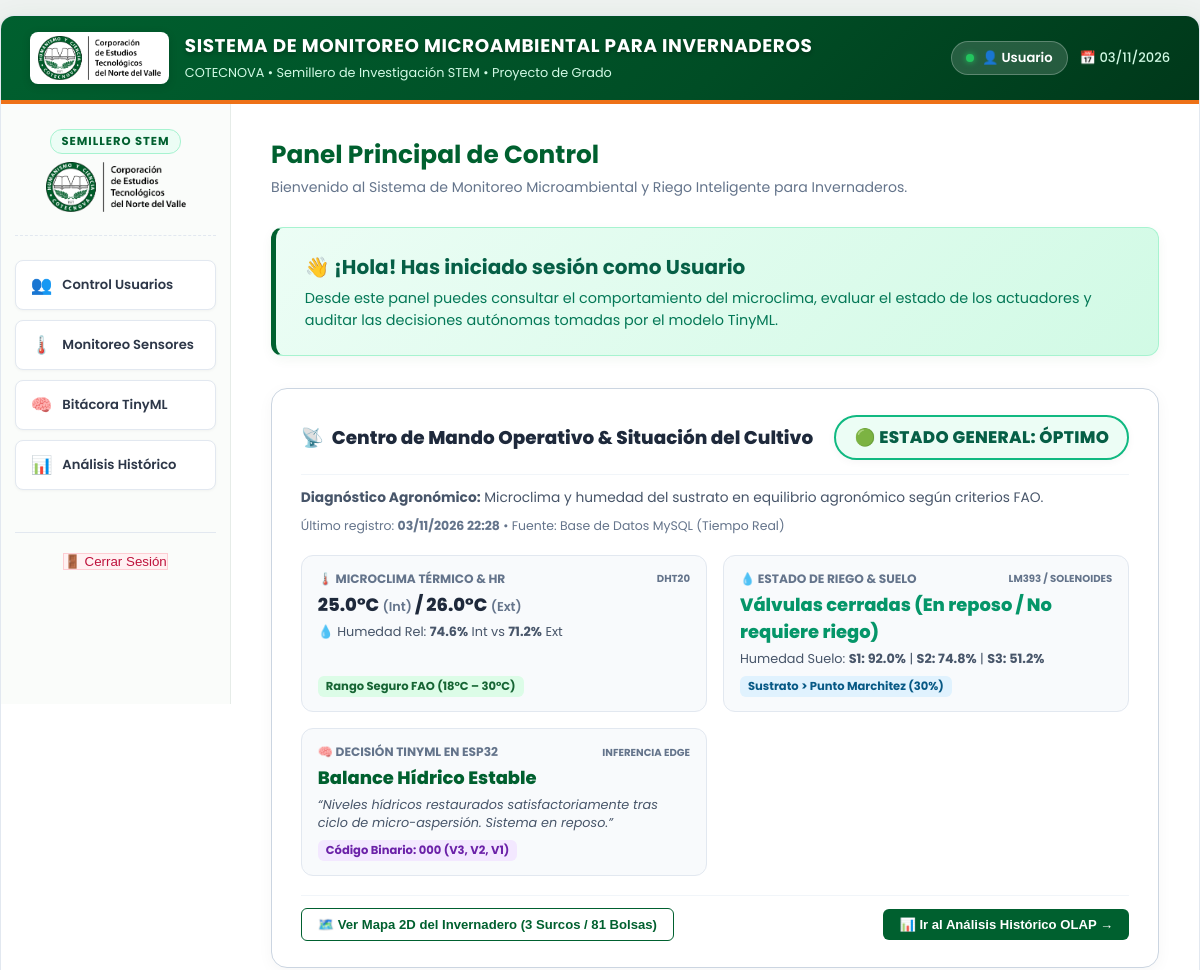
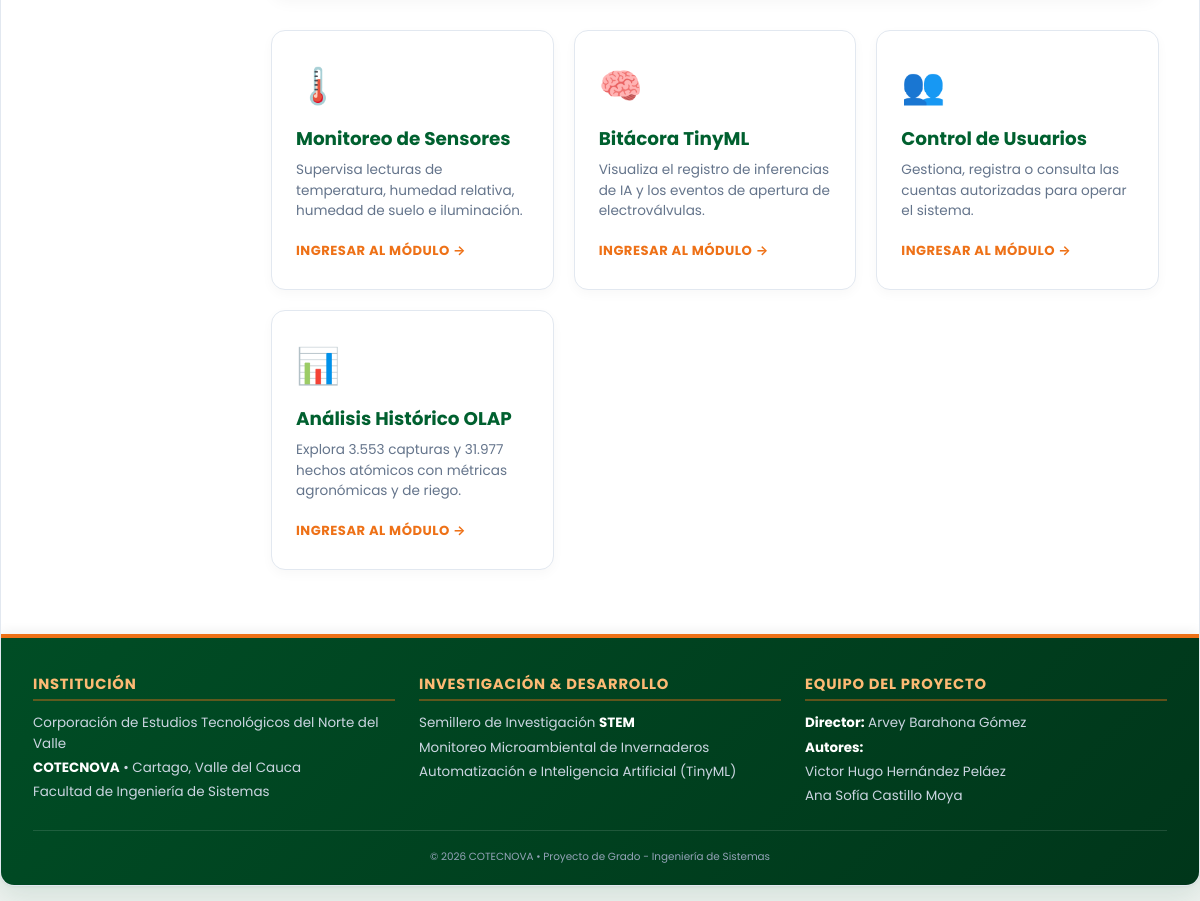
/stem/I_Bienvenida.php, run on the app's committed database (2 pictures, top to bottom).
### tables this page shows
CREATE TABLE `sensores` (
  `sensores_id_pk` int NOT NULL AUTO_INCREMENT,
  `fecha_sensores` timestamp NULL DEFAULT CURRENT_TIMESTAMP,
  `luxIntLdr_sensores` float DEFAULT NULL,
  `luxExtLdr_sensores` float DEFAULT NULL,
  `temIntDHT20_sensores` float DEFAULT NULL COMMENT 'Sensor Temperatura DHT20 Interior (°C)',
  `humIntDHT20_sensores` float DEFAULT NULL COMMENT 'Sensor Humedad DHT20 Interior (%)',
  `temExtDHT20_sensores` float DEFAULT NULL COMMENT 'Sensor Temperatura DHT20 Exterior (°C)',
  `humExtDHT20_sensores` float DEFAULT NULL COMMENT 'Sensor Humedad DHT20 Exterior (%)',
  `humSue100` varchar(100) DEFAULT NULL COMMENT 'Humedad Suelo Surco 100%',
  `humSue75` varchar(100) DEFAULT NULL COMMENT 'Humedad Suelo Surco 75%',
  `humSue50` varchar(100) DEFAULT NULL COMMENT 'Humedad Suelo Surco 50%',
  PRIMARY KEY (`sensores_id_pk`)
);

### stem/LOGICA/L_Analisis_Historico.php (called while the page is built, shortened)
<?php
function Funcion_Obtener_Ultimo_Estado_Invernadero() {
    $estado = [
        'origen'              => 'Predeterminado / Fase 1',
        'fecha'               => date('Y-m-d H:i:s'),
        'tem_int'             => 25.0,
        'hum_int'             => 74.6,
        'tem_ext'             => 26.0,
        'hum_ext'             => 71.2,
        'lux_int'             => 490.0,
        'lux_ext'             => 1050.3,
        'sue100'              => 92.0,
        'sue75'               => 74.8,
        'sue50'               => 51.2,
        'valvula_codigo'      => 0,
        'valvula_binario'     => '000',
        'valvulas_activas'    => [1 => false, 2 => false, 3 => false],
        'valvulas_texto'      => 'Todas las electroválvulas cerradas (En reposo)',
        'registro_ia'         => 'Niveles hídricos restaurados satisfactoriamente tras ciclo de micro-aspersión. Sistema en reposo.',
        'semaforo_color'      => 'verde',
        'semaforo_badge'      => '🟢 ESTADO GENERAL: ÓPTIMO',
        'semaforo_sub'        => 'Microclima y humedad de suelo en equilibrio según parámetros FAO.',
        'alerta_tipo'         => 'success'
    ];
    $conexion = @mysqli_connect("127.0.0.1", "victorhugohp", "@1982vhHP2026@", "base_datos_proyecto");
    if ($conexion) {
        $res_s = @mysqli_query($conexion, "SELECT * FROM sensores ORDER BY sensores_id_pk DESC LIMIT 1");
        if ($res_s && mysqli_num_rows($res_s) > 0) {
            $fila_s = mysqli_fetch_assoc($res_s);
            $estado['origen']  = 'Base de Datos MySQL (Tiempo Real)';
            $estado['fecha']   = $fila_s['fecha_sensores'];
            $estado['tem_int'] = floatval($fila_s['temIntDHT20_sensores']);
            $estado['hum_int'] = floatval($fila_s['humIntDHT20_sensores']);
            $estado['tem_ext'] = floatval($fila_s['temExtDHT20_sensores']);
            $estado['hum_ext'] = floatval($fila_s['humExtDHT20_sensores']);
            $estado['lux_int'] = floatval($fila_s['luxIntLdr_sensores']);
            $estado['lux_ext'] = floatval($fila_s['luxExtLdr_sensores']);
            $estado['sue100']  = floatval($fila_s['humSue100']);
            $estado['sue75']   = floatval($fila_s['humSue75']);
            $estado['sue50']   = floatval($fila_s['humSue50']);
        }
        $res_ia = @mysqli_query($conexion, "SELECT * FROM ia ORDER BY ia_id_pk DESC LIMIT 1");
        if ($res_ia && mysqli_num_rows($res_ia) > 0) {
            $fila_ia = mysqli_fetch_assoc($res_ia);
            $estado['valvula_codigo'] = intval($fila_ia['valvula_ia']);
            $estado['registro_ia']    = $fila_ia['registro_ia'];
        }
    }
    $v_cod = $estado['valvula_codigo'];
    $bin_str = str_pad(decbin($v_cod), 3, '0', STR_PAD_LEFT);
    $estado['valvula_binario'] = $bin_str;
    $v3_activa = (substr($bin_str, 0, 1) === '1');
    $v2_activa = (substr($bin_str, 1, 1) === '1');
    $v1_activa = (substr($bin_str, 2, 1) === '1');
    $estado['valvulas_activas'] = [1 => $v1_activa, 2 => $v2_activa, 3 => $v3_activa];
    if ($v_cod == 0) {
        $estado['valvulas_texto'] = 'Válvulas cerradas (En reposo / No requiere riego)';
    } elseif ($v_cod == 7) {
        $estado['valvulas_texto'] = 'Riego total activo en los 3 surcos (V1, V2 y V3)';
    } else {
        $activas = [];
        if ($v1_activa) $activas[] = 'Surco 1 (100%)';
        if ($v2_activa) $activas[] = 'Surco 2 (75%)';
        if ($v3_activa) $activas[] = 'Surco 3 (50%)';
        $estado['valvulas_texto'] = 'Riego activo en ' . implode(' y ', $activas);
    }
    $tem = $estado['tem_int'];
    $hum = $estado['hum_int'];
    $s100 = $estado['sue100'];
    $s75  = $estado['sue75'];
    $s50  = $estado['sue50'];
    if ($tem >= 35.0 || $s50 < 30.0 || $s75 < 30.0 || $v_cod == 7) {
        $estado['semaforo_color'] = 'rojo';
        $estado['semaforo_badge'] = '🔴 ALERTA: Estrés Hídrico / Térmico Severo';
        $estado['semaforo_sub']   = ($tem >= 35.0)
            ? 'Temperatura interior crítica (>35°C). Activación de microaspersión o ventilación.'
            : 'Humedad de suelo cerca o debajo del Punto de Marchitez Permanente (PMP: 30%).';
        $estado['alerta_tipo']    = 'danger';
    } else {
        $estado['semaforo_color'] = 'verde';
        $estado['semaforo_badge'] = '🟢 ESTADO GENERAL: ÓPTIMO';
        $estado['semaforo_sub']   = 'Microclima y humedad del sustrato en equilibrio agronómico según criterios FAO.';
        $estado['alerta_tipo']    = 'success';
    }
    return $estado;
}
?>

### stem/I_Bienvenida.php (shortened to what this page needs)
<?php
if (isset($_POST['rol']) && isset($_POST['permiso'])) {
    $rol = $_POST['rol'];
    $permiso = $_POST['permiso'];
} else {
    $rol = null;
}
?>
<?php
require_once('LOGICA/L_Analisis_Historico.php');
$estado_invernadero = Funcion_Obtener_Ultimo_Estado_Invernadero();
?>
<?php
require('ASSETS/PLANTILLAS/Plantilla-Head-Heater-Aside-Admin.php');
?>
<section>
    <div class="Section-css">
        <div class="page-title-wrap">
            <h1>Panel Principal de Control</h1>
            <p class="page-subtitle">Bienvenido al Sistema de Monitoreo Microambiental y Riego Inteligente para Invernaderos.</p>
        </div>
        <div class="welcome-banner">
            <div class="welcome-text">
                <h2>👋 ¡Hola! Has iniciado sesión como <strong><?php echo $rol_nombre; ?></strong></h2>
                <p>Desde este panel puedes consultar el comportamiento del microclima, evaluar el estado de los actuadores y auditar las decisiones autónomas tomadas por el modelo TinyML.</p>
            </div>
        </div>
        <div class="centro-mando-card">
            <div class="mando-top-bar">
                <div class="mando-title">
                    <span>📡</span> Centro de Mando Operativo &amp; Situación del Cultivo
                </div>
                <div class="mando-badge-semaforo semaforo-badge-<?php echo $estado_invernadero['semaforo_color']; ?>">
                    <?php echo $estado_invernadero['semaforo_badge']; ?>
                </div>
            </div>
            <div class="mando-subtext">
                <div>
                    <strong>Diagnóstico Agronómico:</strong> <?php echo $estado_invernadero['semaforo_sub']; ?>
                </div>
                <div style="font-size: 0.78rem; color: #64748B;">
                    Último registro: <strong><?php echo date('d/m/Y H:i', strtotime($estado_invernadero['fecha'])); ?></strong> • Fuente: <?php echo $estado_invernadero['origen']; ?>
                </div>
            </div>
            <div class="mando-kpi-grid">
                <div class="mando-mini-card">
                    <div>
                        <div class="mando-mini-label">
                            <span>🌡️ Microclima Térmico &amp; HR</span>
                            <small>DHT20</small>
                        </div>
                        <div class="mando-mini-val">
                            <?php echo number_format($estado_invernadero['tem_int'], 1); ?>°C <span style="font-size: 0.8rem; color: #64748B; font-weight: 600;">(Int)</span> / <?php echo number_format($estado_invernadero['tem_ext'], 1); ?>°C <span style="font-size: 0.8rem; color: #64748B; font-weight: 600;">(Ext)</span>
                        </div>
                        <div class="mando-mini-sub">
                            💧 Humedad Rel: <strong><?php echo number_format($estado_invernadero['hum_int'], 1); ?>%</strong> Int vs <strong><?php echo number_format($estado_invernadero['hum_ext'], 1); ?>%</strong> Ext
                        </div>
                    </div>
                    <span class="mando-chip chip-green">Rango Seguro FAO (18°C – 30°C)</span>
                </div>
                <div class="mando-mini-card">
                    <div>
                        <div class="mando-mini-label">
                            <span>💧 Estado de Riego &amp; Suelo</span>
                            <small>LM393 / Solenoides</small>
                        </div>
                        <div class="mando-mini-val" style="color: <?php echo $estado_invernadero['valvula_codigo'] > 0 ? '#DC2626' : '#059669'; ?>;">
                            <?php echo $estado_invernadero['valvulas_texto']; ?>
                        </div>
                        <div class="mando-mini-sub">
                            Humedad Suelo: <strong>S1: <?php echo number_format($estado_invernadero['sue100'], 1); ?>%</strong> | <strong>S2: <?php echo number_format($estado_invernadero['sue75'], 1); ?>%</strong> | <strong>S3: <?php echo number_format($estado_invernadero['sue50'], 1); ?>%</strong>
                        </div>
                    </div>
                    <span class="mando-chip chip-blue">Sustrato > Punto Marchitez (30%)</span>
                </div>
                <div class="mando-mini-card">
                    <div>
                        <div class="mando-mini-label">
                            <span>🧠 Decisión TinyML en ESP32</span>
                            <small>Inferencia Edge</small>
                        </div>
                        <div class="mando-mini-val" style="color: #00602F;">
                            <?php echo $estado_invernadero['valvula_codigo'] == 0 ? 'Balance Hídrico Estable' : 'Compensación de Riego Activa'; ?>
                        </div>
                        <div class="mando-mini-sub" style="font-style: italic;">
                            “<?php echo htmlspecialchars($estado_invernadero['registro_ia']); ?>”
                        </div>
                    </div>
                    <span class="mando-chip chip-purple">Código Binario: <?php echo $estado_invernadero['valvula_binario']; ?> (V3, V2, V1)</span>
                </div>
            </div>
            <div class="mando-actions-bar">
                <button type="button" onclick="toggleMapaInicio()" class="btn-mando btn-mando-outline" id="btnToggleMapa">
                    🗺️ Ver Mapa 2D del Invernadero (3 Surcos / 81 Bolsas)
                </button>
                <div style="display: flex; gap: 8px;">
                    <button type="button" onclick="document.getElementById('quickAnalisis').submit();" class="btn-mando btn-mando-primary">
                        📊 Ir al Análisis Histórico OLAP &rarr;
                    </button>
                </div>
            </div>
        </div>
        <div class="quick-access-grid">
            <div class="quick-card" onclick="document.getElementById('quickSensores').submit();">
                <div class="quick-icon">🌡️</div>
                <h3>Monitoreo de Sensores</h3>
                <p>Supervisa lecturas de temperatura, humedad relativa, humedad de suelo e iluminación.</p>
                <span class="quick-link">Ingresar al módulo &rarr;</span>
            </div>
            <div class="quick-card" onclick="document.getElementById('quickIA').submit();">
                <div class="quick-icon">🧠</div>
                <h3>Bitácora TinyML</h3>
                <p>Visualiza el registro de inferencias de IA y los eventos de apertura de electroválvulas.</p>
                <span class="quick-link">Ingresar al módulo &rarr;</span>
            </div>
            <?php if ($rol == 0 || $rol == 1 || $rol == 2): ?>
            <div class="quick-card" onclick="document.getElementById('quickUsuarios').submit();">
                <div class="quick-icon">👥</div>
                <h3>Control de Usuarios</h3>
                <p>Gestiona, registra o consulta las cuentas autorizadas para operar el sistema.</p>
                <span class="quick-link">Ingresar al módulo &rarr;</span>
            </div>
            <?php endif; ?>
            <div class="quick-card" onclick="document.getElementById('quickAnalisis').submit();">
                <div class="quick-icon">📊</div>
                <h3>Análisis Histórico OLAP</h3>
                <p>Explora 3.553 capturas y 31.977 hechos atómicos con métricas agronómicas y de riego.</p>
                <span class="quick-link">Ingresar al módulo &rarr;</span>
            </div>
        </div>
    </div>
</section>

### data on the page
sensores: fecha_sensores "03/11/2026 22:28", temIntDHT20_sensores "25.0", temExtDHT20_sensores "26.0", humIntDHT20_sensores "74.6", humExtDHT20_sensores "71.2", humSue75 "74.8", humSue50 "51.2"

### other printed values
$rol_nombre "Usuario"
$estado_invernadero['semaforo_badge'] "🟢 ESTADO GENERAL: ÓPTIMO"
$estado_invernadero['semaforo_sub'] "Microclima y humedad del sustrato en equilibrio agronómico según criterios FAO."
$estado_invernadero['origen'] "Base de Datos MySQL (Tiempo Real)"
$estado_invernadero['valvulas_texto'] "Válvulas cerradas (En reposo / No requiere riego)"
$estado_invernadero['sue100'] "92.0"
$estado_invernadero['registro_ia'] "Niveles hídricos restaurados satisfactoriamente tras ciclo de micro-aspersión. Sistema en reposo."
$estado_invernadero['valvula_binario'] "000"
